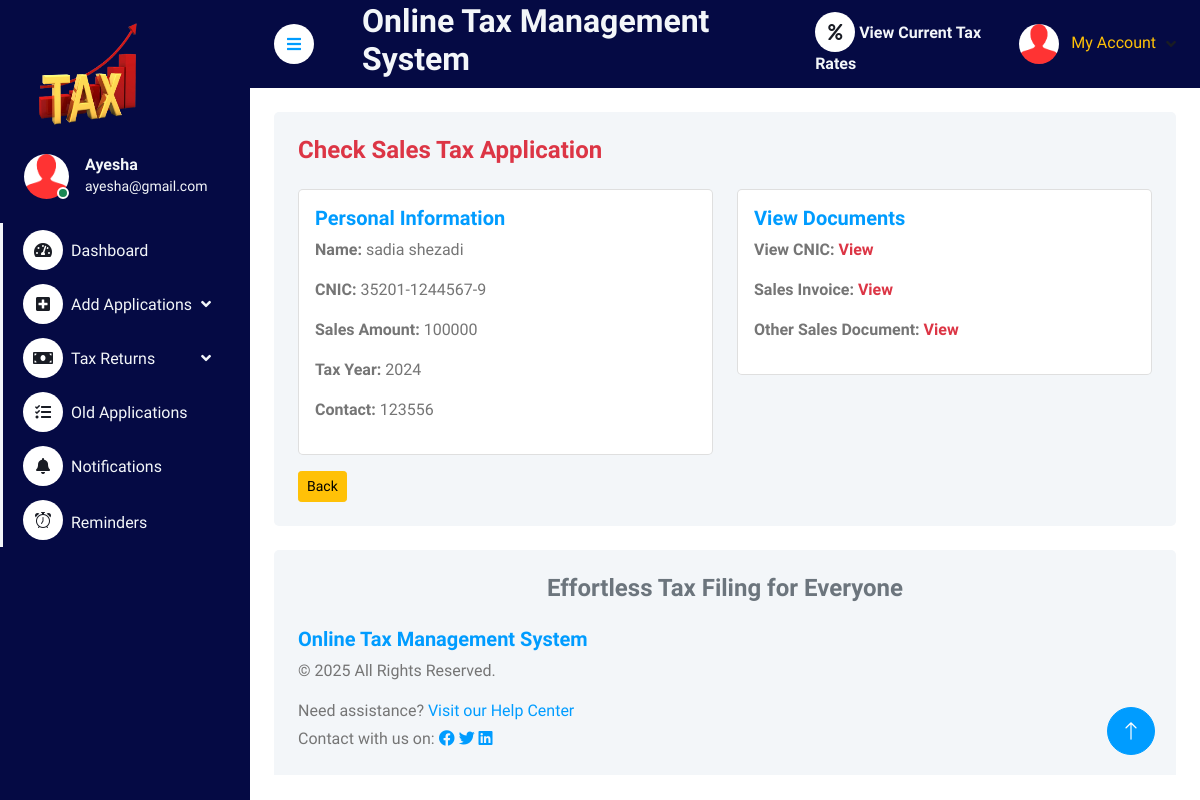
Page /user/view_salestax.php?editid=36 (signed in) on the committed database.
### tables this page shows
CREATE TABLE `tbluser` (
  `ID` int(5) NOT NULL,
  `FullName` varchar(250) DEFAULT NULL,
  `MobileNumber` bigint(10) DEFAULT NULL,
  `Email` varchar(250) DEFAULT NULL,
  `Password` varchar(250) DEFAULT NULL,
  `RegDate` timestamp NULL DEFAULT current_timestamp()
);

CREATE TABLE `tblsalestax` (
  `ID` int(5) NOT NULL,
  `UserID` int(5) DEFAULT NULL,
  `cnic` varchar(250) DEFAULT NULL,
  `name` varchar(250) DEFAULT NULL,
  `sales_amount` varchar(250) DEFAULT NULL,
  `tax_amount` varchar(255) NOT NULL,
  `tax_year` year(4) DEFAULT NULL,
  `address` varchar(255) NOT NULL,
  `contact` varchar(255) NOT NULL,
  `status` varchar(255) NOT NULL,
  `File1` varchar(255) DEFAULT NULL,
  `File2` varchar(255) DEFAULT NULL,
  `File3` varchar(255) DEFAULT NULL,
  `File4` varchar(255) DEFAULT NULL,
  `CreationDate` timestamp NULL DEFAULT current_timestamp(),
  `UpdationDate` timestamp NULL DEFAULT NULL ON UPDATE current_timestamp()
);

### user/view_salestax.php (the view, shortened to what this page needs)
<?php
include('includes/dbconnection.php');
if (strlen($_SESSION['ocasuid']) == 0) {
    header('location:logout.php');
} else {
?>
<!DOCTYPE html>
<html lang="en">
<head>
    <link href="https://cdnjs.cloudflare.com/ajax/libs/font-awesome/5.10.0/css/all.min.css" rel="stylesheet">
    <link href="https://cdn.jsdelivr.net/npm/bootstrap-icons@1.4.1/font/bootstrap-icons.css" rel="stylesheet">
    <link href="lib/owlcarousel/assets/owl.carousel.min.css" rel="stylesheet">
    <link href="lib/tempusdominus/css/tempusdominus-bootstrap-4.min.css" rel="stylesheet" />
    <link href="css/bootstrap.min.css" rel="stylesheet">
    <link href="css/style.css" rel="stylesheet">
</head>
<body>
    <div class="container-fluid position-relative bg-white d-flex p-0">
        <?php include_once('includes/sidebar.php'); ?>
        <div class="content">
            <?php include_once('includes/header.php'); ?>
            <div class="container-fluid pt-4 px-4">
                <div class="row g-4">
                    <div class="col-sm-12">
                        <div class="bg-light rounded h-100 p-4">
                            <h4 class="mb-4 text-danger">Check Sales Tax Application</h4>
                            <?php
                            $eid = $_GET['editid'];
                            $sql = "SELECT * FROM tblsalestax WHERE ID=:eid";
                            $query = $dbh->prepare($sql);
                            $query->bindParam(':eid', $eid, PDO::PARAM_STR);
                            $query->execute();
                            $results = $query->fetchAll(PDO::FETCH_OBJ);
                            if ($query->rowCount() > 0) {
                                foreach ($results as $row) {
                            ?>
                            <div class="row">
                                <div class="col-md-6">
                                    <div class="card mb-3">
                                        <div class="card-body">
                                            <h5 class="card-title text-primary">Personal Information</h5>
                                            <p><strong>Name:</strong> <?php echo htmlentities($row->name); ?></p>
                                            <p><strong>CNIC:</strong> <?php echo htmlentities($row->cnic); ?></p>
                                            <p><strong>Sales Amount:</strong> <?php echo htmlentities($row->sales_amount); ?></p>
                                            <p><strong>Tax Year:</strong> <?php echo htmlentities($row->tax_year); ?></p>
                                            <p><strong>Contact:</strong> <?php echo htmlentities($row->contact); ?></p>
                                        </div>
                                    </div>
                                </div>
                                <div class="col-md-6">
                                    <div class="card mb-3">
                                        <div class="card-body">
                                            <h5 class="card-title text-primary">View Documents</h5>
                                            <p><strong>View CNIC:</strong> <a href="../user/folder1/<?php echo $row->File1; ?>" target="_blank" class="text-danger"><strong>View</strong></a></p>
                                            <p><strong>Sales Invoice:</strong> <a href="../user/folder2/<?php echo $row->File2; ?>" target="_blank" class="text-danger"><strong>View</strong></a></p>
                                            <p><strong>Other Sales Document:</strong> <a href="../user/folder3/<?php echo $row->File3; ?>" target="_blank" class="text-danger"><strong>View</strong></a></p>
                                        </div>
                                    </div>
                                </div>
                            </div>
                            <a class="btn btn-sm btn-warning" href="manageincometax.php?editid=<?php echo htmlentities($row->ID); ?>">Back</a>
                            <?php
                                }
                            } else {
                                echo "<p class='text-danger'>No record found.</p>";
                            }
                            ?>
                        </div>
                    </div>
                </div>
            </div>
            <?php include_once('includes/footer.php'); ?>
        </div>
        <?php include_once('includes/back-totop.php'); ?>
    </div>
</body>
</html>
<?php } ?>

### user/includes/sidebar.php (shortened to what this page needs)
<div class="sidebar pe-4 pb-3" style="background-color: #050A44;">
    <nav class="navbar bg-transparent navbar-light">
        <a href="dashboard.php" class="navbar-brand mx-4 mb-3">
            <img src="../assets/img/logo1.png" alt="Logo" style="height: 120px; width: 130px;">
        </a>
        <div class="d-flex align-items-center ms-4 mb-4">
            <div class="position-relative">
                <img class="rounded-circle" src="img/user.jpg" alt="User" style="width: 45px; height: 45px;">
                <div class="bg-success rounded-circle border border-2 border-white position-absolute end-0 bottom-0 p-1"></div>
            </div>
            <div class="ms-3 text-light">
                <?php
                $uid=$_SESSION['ocasuid'];
                $sql="SELECT * FROM tbluser WHERE ID=:uid";
                $query = $dbh->prepare($sql);
                $query->bindParam(':uid', $uid, PDO::PARAM_STR);
                $query->execute();
                $results=$query->fetchAll(PDO::FETCH_OBJ);
                if ($query->rowCount() > 0) {
                    foreach ($results as $row) {
                ?>
                <h6 class="mb-0 text-light"><?php echo $row->FullName; ?></h6>
                <small><?php echo $row->Email; ?></small>
                <?php }} ?>
            </div>
        </div>
        <div class="navbar-nav w-100 text-light">
            <a href="dashboard.php" class="nav-item nav-link text-light"><i class="fa fa-tachometer-alt me-2 text-dark"></i>Dashboard</a>
            <div class="nav-item dropdown">
                <a href="#" class="nav-link dropdown-toggle text-light" data-bs-toggle="dropdown"><i class="fas fa-plus-square me-2 text-dark"></i>Add Applications</a>
            </div>
            <div class="nav-item dropdown">
                <a href="#" class="nav-link dropdown-toggle text-light" data-bs-toggle="dropdown"><i class="fa fa-money-bill me-2 text-dark"></i>Tax Returns</a>
            </div>
            <div class="nav-item dropdown">
                <a href="manageincometax.php" class="nav-link text-light"><i class="fas fa-tasks me-2 text-dark"></i>Old Applications</a>
            </div>
            <div class="nav-item">
                <a href="viewnotifications.php" class="nav-item nav-link text-light"><i class="fas fa-bell me-2 text-dark"></i>Notifications</a>
            </div>
            <div class="nav-item">
                <a href="view_Alerts.php" class="nav-item nav-link text-light"><i class="bi bi-alarm me-2 text-dark"></i>Reminders</a>
            </div>
        </div>
    </nav>
</div>

### user/includes/header.php (shortened to what this page needs)
<nav class="navbar navbar-expand sticky-top px-4 py-0" style="background-color: #050A44">
    <a href="#" class="sidebar-toggler flex-shrink-0 me-4">
        <i class="fa fa-bars"></i>
    </a>
    <h2 class="text-light ms-4">Online Tax Management System</h2>
    <div class="navbar-nav align-items-center ms-auto">
        <div class="nav-item">
            <a href="view_rates.php" class="nav-link fw-bold text-light"><i class="fas fa-percent text-dark"></i>
            View Current Tax Rates
            </a>
        </div>
        <div class="nav-item dropdown">
            <a href="#" class="nav-link dropdown-toggle" data-bs-toggle="dropdown">
                <img class="rounded-circle me-lg-2" src="img/user.jpg" alt="" style="width: 40px; height: 40px;">
                <?php
                $uid = $_SESSION['ocasuid'];
                $sql = "SELECT * from tbluser where ID=:uid";
                $query = $dbh->prepare($sql);
                $query->bindParam(':uid', $uid, PDO::PARAM_STR);
                $query->execute();
                $results = $query->fetchAll(PDO::FETCH_OBJ);
                $cnt = 1;
                if ($query->rowCount() > 0) {
                    foreach ($results as $row) {
                ?>
                <span class="d-none d-lg-inline-flex text-warning">My Account</span>
                <?php $cnt = $cnt + 1; }} ?>
            </a>
        </div>
    </div>
</nav>

### user/css/style.css (style rules this page uses)
:root { --primary: #009CFF; --light: #F3F6F9; --dark: #191C24; }
.btn { transition: .5s; }
.sidebar { position: fixed; top: 0; left: 0; bottom: 0; width: 250px; height: 100vh; overflow-y: auto; background: var(--light); transition: 0.5s; z-index: 999; }
.content { margin-left: 250px; min-height: 100vh; background: #FFFFFF; transition: 0.5s; }
@media (min-width: 992px) { .sidebar { margin-left: 0; } }
@media (min-width: 992px) { .content { width: calc(100% - 250px); } }
.sidebar .navbar .navbar-nav .nav-link { padding: 7px 20px; color: var(--dark); font-weight: 500; border-left: 3px solid var(--light); border-radius: 0 30px 30px 0; outline: none; }
.sidebar .navbar .navbar-nav .nav-link i { width: 40px; height: 40px; display: inline-flex; align-items: center; justify-content: center; background: #FFFFFF; border-radius: 40px; }
.sidebar .navbar .dropdown-toggle::after { position: absolute; top: 15px; right: 15px; border: none; content: "\f107"; font-family: "Font Awesome 5 Free"; font-weight: 900; transition: .5s; }
.content .navbar .navbar-nav .nav-link { margin-left: 25px; padding: 12px 0; color: var(--dark); outline: none; }
.content .navbar .sidebar-toggler, .content .navbar .navbar-nav .nav-link i { width: 40px; height: 40px; display: inline-flex; align-items: center; justify-content: center; background: #FFFFFF; border-radius: 40px; }
.content .navbar .dropdown-toggle::after { margin-left: 6px; vertical-align: middle; border: none; content: "\f107"; font-family: "Font Awesome 5 Free"; font-weight: 900; transition: .5s; }

### user/includes/sidebar.php (style rules this page uses)
.sidebar { min-height: 100vh; }

### rows in the picture
tbluser: FullName "Ayesha", Email "ayesha@gmail.com"
tblsalestax: name "sadia shezadi", cnic "35201-1244567-9", sales_amount "100000", tax_year "2024", contact "123556"
